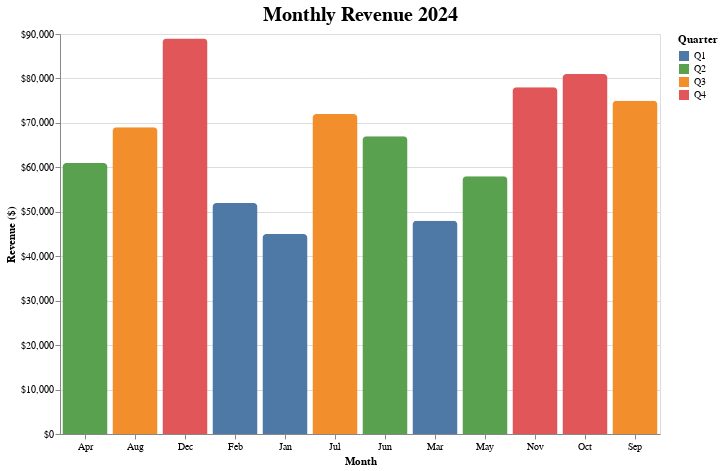

This figure's Vega-Lite source:
### Vega-Lite specification from a JSON file in a GitHub repository (floating-point values rounded to 4 significant figures)
{"$schema": "https://vega.github.io/schema/vega-lite/v5.json", "title": {"text": "Monthly Revenue 2024", "fontSize": 20, "font": "sans-serif"}, "description": "Bar chart showing monthly revenue for 2024", "width": 600, "height": 400, "data": {"values": [{"month": "Jan", "revenue": 45000, "quarter": "Q1"}, {"month": "Feb", "revenue": 52000, "quarter": "Q1"}, {"month": "Mar", "revenue": 48000, "quarter": "Q1"}, {"month": "Apr", "revenue": 61000, "quarter": "Q2"}, {"month": "May", "revenue": 58000, "quarter": "Q2"}, {"month": "Jun", "revenue": 67000, "quarter": "Q2"}, {"month": "Jul", "revenue": 72000, "quarter": "Q3"}, {"month": "Aug", "revenue": 69000, "quarter": "Q3"}, {"month": "Sep", "revenue": 75000, "quarter": "Q3"}, {"month": "Oct", "revenue": 81000, "quarter": "Q4"}, {"month": "Nov", "revenue": 78000, "quarter": "Q4"}, {"month": "Dec", "revenue": 89000, "quarter": "Q4"}]}, "mark": {"type": "bar", "cornerRadiusEnd": 4, "tooltip": true}, "encoding": {"x": {"field": "month", "type": "ordinal", "axis": {"labelAngle": 0, "title": "Month"}}, "y": {"field": "revenue", "type": "quantitative", "axis": {"title": "Revenue ($)", "format": "$,.0f"}}, "color": {"field": "quarter", "type": "nominal", "scale": {"domain": ["Q1", "Q2", "Q3", "Q4"], "range": ["#4e79a7", "#59a14f", "#f28e2c", "#e15759"]}, "legend": {"title": "Quarter"}}, "tooltip": [{"field": "month", "type": "ordinal", "title": "Month"}, {"field": "revenue", "type": "quantitative", "title": "Revenue", "format": "$,.0f"}, {"field": "quarter", "type": "nominal", "title": "Quarter"}]}}
